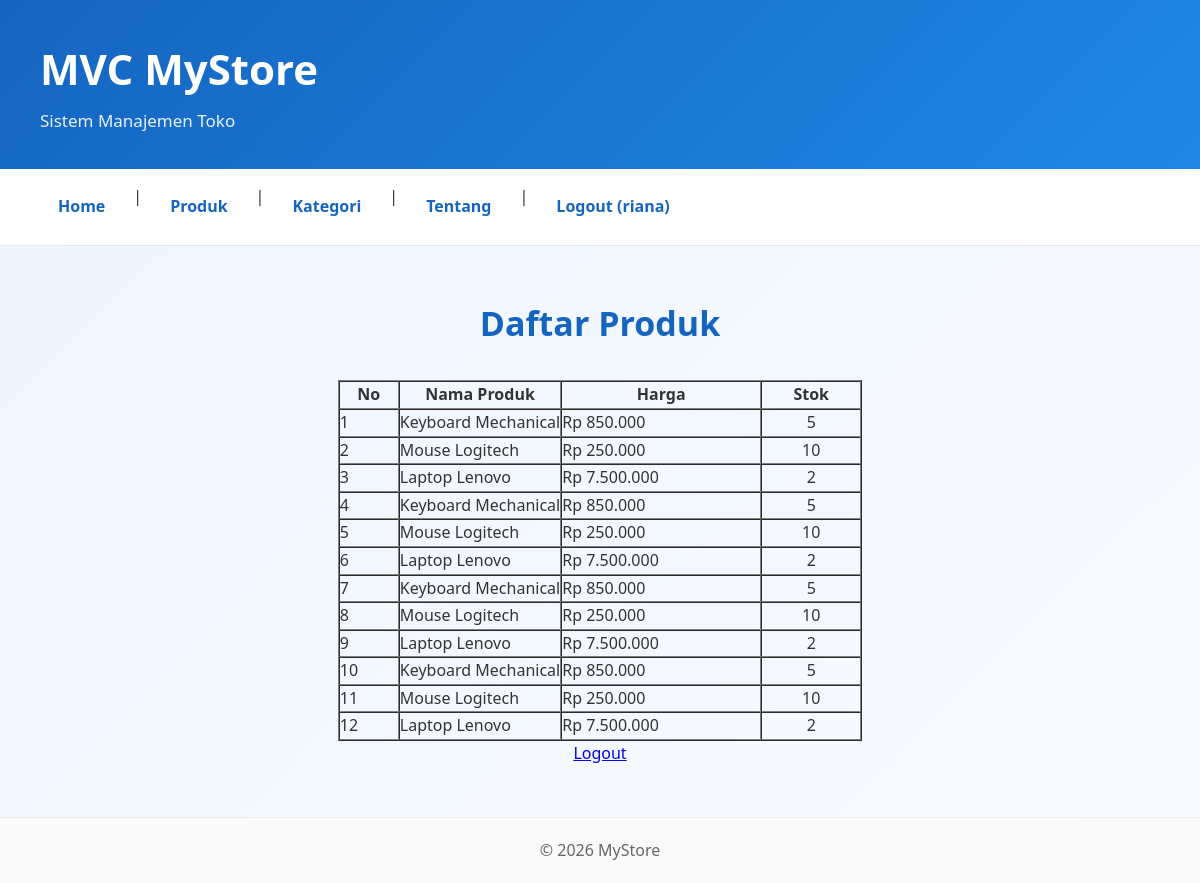
Screenshot of /products (signed in) with the database file from the repository.
### tables this page shows
CREATE TABLE `products` (
  `id` int(11) NOT NULL,
  `name` varchar(100) NOT NULL,
  `price` decimal(15,2) NOT NULL DEFAULT 0.00,
  `stock` int(11) NOT NULL DEFAULT 0,
  `created_at` timestamp NOT NULL DEFAULT current_timestamp(),
  `category_id` int(11) DEFAULT NULL
);

### app/controllers/Controller.php (called while the page is built, shortened)
<?php
class Controller
{
    protected function render(string $page, array $data = [], string $title = 'furab Store'): void
    {
        extract($data);
        require __DIR__ . '/../../views/pages/' . $page . '.php';
        $content = ob_get_clean();
        require __DIR__ . '/../../views/layouts/main.php';
    }
}

### app/controllers/ProductController.php (called while the page is built, shortened)
<?php
require_once __DIR__ . '/Controller.php';
class ProductController extends Controller
{
    public function index()
    {
        require_once __DIR__ . '/../models/Product.php';
        require_once __DIR__ . '/../../config/database.php';
        $product = new Product($pdo);
        $products = $product->all();
        $this->render('products/index', ['products' => $products], 'Produk - furab Store');
    }
}

### app/models/Product.php (called while the page is built)
<?php
class Product
{
    private PDO $db;
    public function __construct(PDO $db)
    {
        $this->db = $db;
    }
    public function all()
    {
        $stmt = $this->db->query(
            "SELECT * FROM products ORDER BY id DESC"
        );
        return $stmt->fetchAll(PDO::FETCH_ASSOC);
    }
}

### views/pages/Products/index.php (the view)
<h2>Daftar Produk</h2>
<table border="1" cellpadding="8" cellspacing="0">
    <tr>
        <th>No</th>
        <th>Nama Produk</th>
        <th>Harga</th>
        <th>Stok</th>
    </tr>
    <?php foreach ($products as $i => $p): ?>
        <tr>
            <td><?= $i + 1 ?></td>
            <td><?= htmlspecialchars($p['name']) ?></td>
            <td>Rp <?= number_format($p['price'], 0, ',', '.') ?></td>
            <td><?= $p['stock'] ?></td>
        </tr>
    <?php endforeach; ?>
</table>
<p><a href="logout">Logout</a></p>

### public/index.php (shortened to what this page needs)
<?php
require_once __DIR__ . '/../app/controllers/ProductController.php';
$uri = parse_url($_SERVER['REQUEST_URI'], PHP_URL_PATH);
$uri = '/' . trim($uri, '/');
$uri = strtolower($uri);
switch ($uri) {
    case '/products':
        $controller = new ProductController();
        $controller->index();
        break;
}

### views/layouts/main.php (shortened to what this page needs)
<!DOCTYPE html>
<html lang="id">
<head>
    <link rel="stylesheet" href="css/style.css">
</head>
<body>
    <?php require __DIR__ . '/../components/header.php'; ?>
    <?php require __DIR__ . '/../components/navbar.php'; ?>
    <main>
        <?= $content ?>
    </main>
    <?php require __DIR__ . '/../components/footer.php'; ?>
</body>
</html>

### views/components/header.php
<header>
    <h1>MVC MyStore</h1>
    <p>Sistem Manajemen Toko</p>
</header>

### views/components/navbar.php
<nav>
    <a href="./">Home</a> |
    <a href="products">Produk</a> |
    <a href="categories">Kategori</a> |
    <a href="about">Tentang</a> |
    <?php if (isset($_SESSION['user_id'])): ?>
        <a href="logout">Logout (<?= htmlspecialchars($_SESSION['username'] ?? '') ?>)</a>
    <?php else: ?>
        <a href="login">Login</a> |
        <a href="register">Daftar</a>
    <?php endif; ?>
</nav>

### views/components/footer.php
<footer>
    <p>&copy; <?= date('Y') ?>  MyStore</p>
</footer>

### public/css/style.css (style rules this page uses)
* { margin:0; padding:0; box-sizing:border-box; }
body { font-family:'Segoe UI', Tahoma, Geneva, Verdana, sans-serif; background:#f4f7fb; color:#333; line-height:1.6; }
header { background:linear-gradient(135deg,#1565c0,#1e88e5); color:white; padding:35px 40px; }
header h1 { font-size:42px; margin-bottom:5px; font-weight:700; }
header p { opacity:0.9; font-size:17px; }
nav { background:#fff; padding:15px 40px; border-bottom:1px solid #e5e7eb; display:flex; gap:10px; }
nav a { text-decoration:none; color:#1565c0; font-weight:600; padding:10px 18px; border-radius:8px; transition:.3s; }
main { padding:40px; }
main h2 { color:#1565c0; margin-bottom:25px; font-size:34px; }
footer { background:#fafafa; border-top:1px solid #eee; text-align:center; padding:20px; color:#666; }
body { font-family:'Segoe UI', sans-serif; background:linear-gradient( 135deg, #eef5ff, #f8fbff ); }
main { display:flex; flex-direction:column; align-items:center; padding:50px; }
main h2 { margin-bottom:30px; }
th:nth-child(1), td:nth-child(1) { width: 60px; }
th:nth-child(3), td:nth-child(3) { width: 200px; }
th:nth-child(4), td:nth-child(4) { width: 100px; text-align: center; }

### rows the page displays
products: name "Keyboard Mechanical", price "850.000", stock "5"
products: name "Mouse Logitech", price "250.000", stock "10"
products: name "Laptop Lenovo", price "7.500.000", stock "2"
products: name "Keyboard Mechanical", price "850.000", stock "5"
products: name "Mouse Logitech", price "250.000", stock "10"
products: name "Laptop Lenovo", price "7.500.000", stock "2"
products: name "Keyboard Mechanical", price "850.000", stock "5"
products: name "Mouse Logitech", price "250.000", stock "10"
products: name "Laptop Lenovo", price "7.500.000", stock "2"
products: name "Keyboard Mechanical", price "850.000", stock "5"
products: name "Mouse Logitech", price "250.000", stock "10"
products: name "Laptop Lenovo", price "7.500.000", stock "2"

### other values shown
$_SESSION['username'] "riana"
